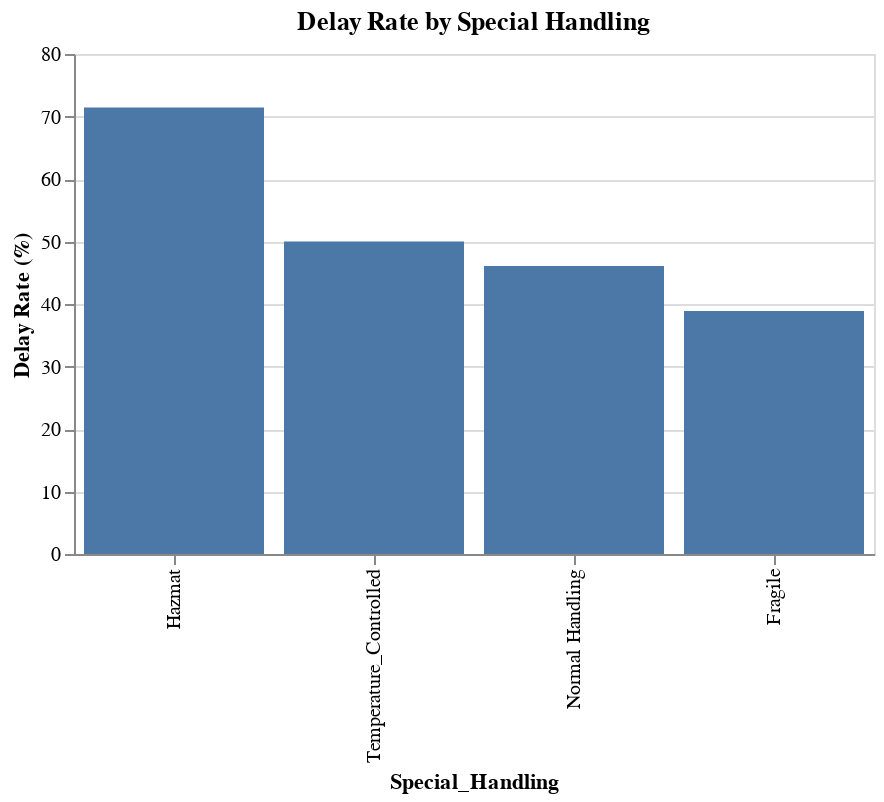

The notebook cell saved with this chart:
### Code cell
handling_chart

### Figure 1 — Vega-Lite specification as saved in the notebook (floating-point values rounded to 4 significant figures)
{"config": {"view": {"continuousWidth": 300, "continuousHeight": 300}}, "data": {"name": "data-70ce1f9e24cfc1296fdb703f5eaba4a1"}, "mark": {"type": "bar"}, "encoding": {"tooltip": [{"field": "Special_Handling", "type": "nominal"}, {"field": "Delay_Rate_Percent", "format": ".1f", "type": "quantitative"}], "x": {"field": "Special_Handling", "sort": "-y", "type": "nominal"}, "y": {"field": "Delay_Rate_Percent", "title": "Delay Rate (%)", "type": "quantitative"}}, "height": 250, "params": [{"name": "param_21", "select": {"type": "interval", "encodings": ["x", "y"]}, "bind": "scales"}], "title": "Delay Rate by Special Handling", "width": 400, "$schema": "https://vega.github.io/schema/vega-lite/v5.20.1.json", "datasets": {"data-70ce1f9e24cfc1296fdb703f5eaba4a1": [{"Special_Handling": "Fragile", "Delay_Rate": 0.3889, "Delay_Rate_Percent": 38.89}, {"Special_Handling": "Hazmat", "Delay_Rate": 0.7143, "Delay_Rate_Percent": 71.43}, {"Special_Handling": "Normal Handling", "Delay_Rate": 0.4609, "Delay_Rate_Percent": 46.09}, {"Special_Handling": "Temperature_Controlled", "Delay_Rate": 0.5, "Delay_Rate_Percent": 50.0}]}}
